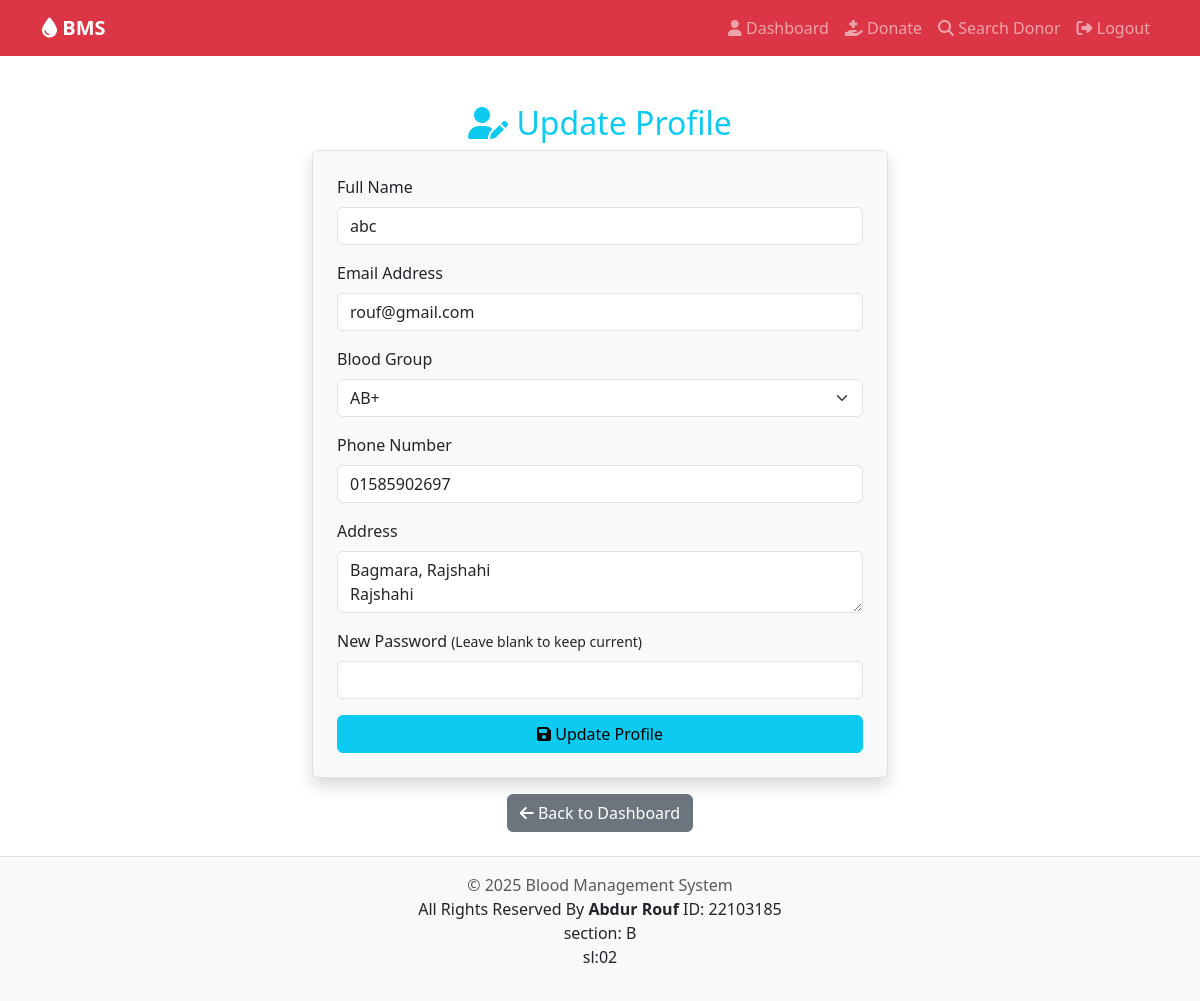
The page /donor/profile.php (signed in) on the database its author committed.
### tables this page shows
CREATE TABLE `donors` (
  `id` int(11) NOT NULL,
  `name` varchar(100) NOT NULL,
  `email` varchar(100) NOT NULL,
  `password` varchar(255) NOT NULL,
  `blood_group` enum('A+','A-','B+','B-','AB+','AB-','O+','O-') NOT NULL,
  `phone` varchar(20) NOT NULL,
  `address` text NOT NULL,
  `created_at` timestamp NOT NULL DEFAULT current_timestamp(),
  `updated_at` timestamp NOT NULL DEFAULT current_timestamp() ON UPDATE current_timestamp()
);

### donor/profile.php (the view, shortened to what this page needs)
<?php
include('../includes/db.php');
$donor_id = $_SESSION['donor_id'];
$stmt = $conn->prepare("SELECT name, email, blood_group, phone, address FROM donors WHERE id = ?");
$stmt->bind_param("i", $donor_id);
$stmt->execute();
$result = $stmt->get_result();
$donor = $result->fetch_assoc();
?>
<!DOCTYPE html>
<html lang="en">
<head>
    <link rel="stylesheet" href="../assets/css/style.css">
    <link rel="stylesheet" href="https://cdn.jsdelivr.net/npm/bootstrap@5.3.2/dist/css/bootstrap.min.css">
    <link rel="stylesheet" href="https://cdnjs.cloudflare.com/ajax/libs/font-awesome/6.5.0/css/all.min.css">
</head>
<body>
<?php include('../includes/navbar.php'); ?>
<div class="container mt-5" style="max-width:600px;">
    <h2 class="text-center text-info"><i class="fas fa-user-edit"></i> Update Profile</h2>
    <form method="POST" class="border p-4 rounded bg-light shadow">
        <div class="mb-3">
            <label class="form-label">Full Name</label>
            <input type="text" name="name" class="form-control" value="<?= htmlspecialchars($donor['name']); ?>" required>
        </div>
        <div class="mb-3">
            <label class="form-label">Email Address</label>
            <input type="email" name="email" class="form-control" value="<?= htmlspecialchars($donor['email']); ?>" required>
        </div>
        <div class="mb-3">
            <label class="form-label">Blood Group</label>
            <select name="blood_group" class="form-select" required>
                <?php
                $groups = ['A+','A-','B+','B-','AB+','AB-','O+','O-'];
                foreach ($groups as $group) {
                    $selected = ($donor['blood_group'] === $group) ? "selected" : "";
                    echo "<option value='$group' $selected>$group</option>";
                }
                ?>
            </select>
        </div>
        <div class="mb-3">
            <label class="form-label">Phone Number</label>
            <input type="text" name="phone" class="form-control" value="<?= htmlspecialchars($donor['phone']); ?>" required>
        </div>
        <div class="mb-3">
            <label class="form-label">Address</label>
            <textarea name="address" class="form-control" required><?= htmlspecialchars($donor['address']); ?></textarea>
        </div>
        <div class="mb-3">
            <label class="form-label">New Password <small>(Leave blank to keep current)</small></label>
            <input type="password" name="password" class="form-control">
        </div>
        <button type="submit" class="btn btn-info w-100"><i class="fas fa-save"></i> Update Profile</button>
    </form>
    <div class="mt-3 text-center">
        <a href="dashboard.php" class="btn btn-secondary"><i class="fas fa-arrow-left"></i> Back to Dashboard</a>
    </div>
</div>
<?php include('../includes/footer.php'); ?>
</body>
</html>

### assets/css/style.css (style rules this page uses)
body { background-color:#fdfdfd; }

### rows shown on the page
donors: name "abc", email "rouf@gmail.com", phone "01585902697", address "Bagmara, Rajshahi Rajshahi"

### other values the page prints
form field blood_group "AB+"
